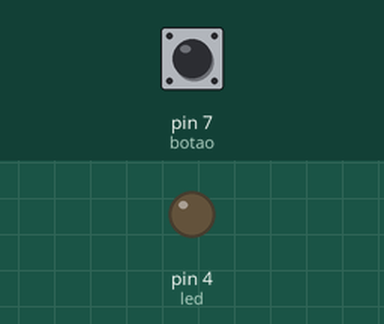
This sketch was run on a simulated Arduino Uno, built with avr-gcc and run on an emulated ATmega328P. Shown: output pins drawn as LEDs (lit = HIGH). Inputs (shaded band) come from the test bench; at power-on: pin 7 (botao) LOW.

Above: at 1.2 s.
1.3 s: pin 7 (botao) pulled HIGH for 0.15 s
At 1.9 s:
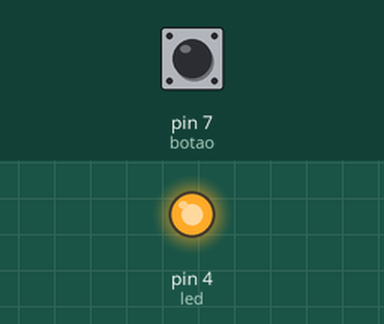
3.8 s: pin 7 (botao) pulled HIGH for 3.2 s
At 9.2 s:
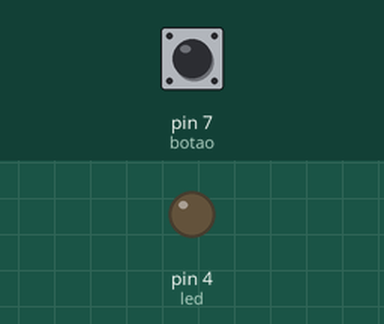
Timing chart, 0 to 10.7 s (numbered marks = the images above; inputs shaded):
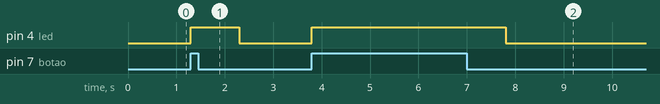

The sketch:

exe6-11.ino
```cpp
#define led 4
#define botao 7
int estado_botao = 0; // inicializar variável

void setup(){
    pinMode(led, OUTPUT); // led é saída
    pinMode(botao, INPUT); // botão é entrada
}

void loop(){
    // ler estado do botão e armazenar na variável
    estado_botao = digitalRead(botao);

    if(estado_botao == 1){
        digitalWrite(led, 1);
        delay(1000);
    }
    else{
        digitalWrite(led, 0);
    }
}
```

Measured:
- after the input at 1.3 s, pin 4 (led): LOW → HIGH at once, → LOW 1.0 s later
- after the input at 3.8 s, pin 4 (led): LOW → HIGH at once, → LOW 4.0 s later
